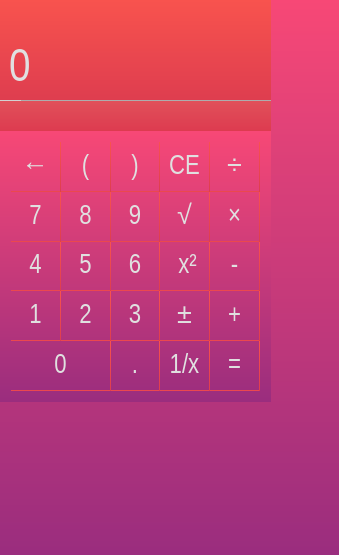
<?xml version="1.0" encoding="UTF-8"?>
<ui version="4.0">
 <class>MainWindow</class>
 <widget class="QMainWindow" name="MainWindow">
  <property name="geometry">
   <rect>
    <x>0</x>
    <y>0</y>
    <width>339</width>
    <height>555</height>
   </rect>
  </property>
  <property name="sizePolicy">
   <sizepolicy hsizetype="Preferred" vsizetype="Preferred">
    <horstretch>0</horstretch>
    <verstretch>0</verstretch>
   </sizepolicy>
  </property>
  <property name="windowTitle">
   <string>MainWindow</string>
  </property>
  <property name="windowIcon">
   <iconset resource="res.qrc">
    <normaloff>:/res/IMG/1.png</normaloff>:/res/IMG/1.png</iconset>
  </property>
  <property name="styleSheet">
   <string notr="true">background-color: qlineargradient(spread:pad, x1:0, y1:1, x2:0, y2:0, stop:0 rgb(154, 45, 126), stop:1 rgb(247, 72, 118));</string>
  </property>
  <widget class="QWidget" name="centralWidget">
   <widget class="QLabel" name="label_result">
    <property name="geometry">
     <rect>
      <x>0</x>
      <y>0</y>
      <width>271</width>
      <height>101</height>
     </rect>
    </property>
    <property name="styleSheet">
     <string notr="true">padding: 35px 0 0 0;
font-size: 47px;
color: #e0e0e0;
qproperty-alignment: AlignRight;
font-family: Arial Narrow;
background-color: qlineargradient(spread:pad, x1:0, y1:1, x2:0, y2:0, stop:0 rgb(222, 61, 79), stop:1 rgb(248, 83, 78));</string>
    </property>
    <property name="text">
     <string>0</string>
    </property>
   </widget>
   <widget class="QLabel" name="label_process">
    <property name="geometry">
     <rect>
      <x>20</x>
      <y>100</y>
      <width>251</width>
      <height>31</height>
     </rect>
    </property>
    <property name="styleSheet">
     <string notr="true">border-top: 1px solid #adadad;
padding: 3px 5px;
 color: #8c8a8a;
font-size: 20px;
font-family: Arial Narrow;
qproperty-alignment: AlignRight; 
background-color: qlineargradient(spread:pad, x1:0, y1:1, x2:0, y2:0, stop:0 rgb(221, 59, 80), stop:1 rgb(225, 81, 90));
</string>
    </property>
    <property name="text">
     <string/>
    </property>
   </widget>
   <widget class="QLabel" name="label_arrows">
    <property name="geometry">
     <rect>
      <x>0</x>
      <y>100</y>
      <width>21</width>
      <height>31</height>
     </rect>
    </property>
    <property name="styleSheet">
     <string notr="true">background-color: qlineargradient(spread:pad, x1:0, y1:1, x2:0, y2:0, stop:0 rgb(221, 59, 80), stop:1 rgb(225, 81, 90));
border-top: 1px solid #d2d2d2;
font-size: 20px;
color: #ffffff;</string>
    </property>
    <property name="text">
     <string/>
    </property>
   </widget>
   <widget class="QWidget" name="layoutWidget">
    <property name="geometry">
     <rect>
      <x>0</x>
      <y>131</y>
      <width>271</width>
      <height>271</height>
     </rect>
    </property>
    <layout class="QGridLayout" name="gridLayout">
     <property name="spacing">
      <number>0</number>
     </property>
     <item row="0" column="0">
      <widget class="QPushButton" name="pushButton_21">
       <property name="sizePolicy">
        <sizepolicy hsizetype="Minimum" vsizetype="Preferred">
         <horstretch>0</horstretch>
         <verstretch>0</verstretch>
        </sizepolicy>
       </property>
       <property name="styleSheet">
        <string notr="true">QPushButton {
font-family: Arial Narrow;; 
  background-color: transparent;
   color: #e0e0e0;
  border-bottom: 1px solid qlineargradient(spread:pad, x1:0, y1:1, x2:0, y2:0, stop:0 rgb(222, 61, 79), stop:1 rgb(248, 83, 78)); 
  border-right: 1px solid qlineargradient(spread:pad, x1:0, y1:1, x2:0, y2:0, stop:0 rgb(222, 61, 79), stop:1 rgb(248, 83, 78)); 
  font-size: 27px;
  border-radius: 0;
  opacity: 0.9;
}

 QPushButton:pressed {
   background-color: rgb(175, 45, 62);
 }</string>
       </property>
       <property name="text">
        <string>←</string>
       </property>
      </widget>
     </item>
     <item row="0" column="1">
      <widget class="QPushButton" name="pushButton_24">
       <property name="sizePolicy">
        <sizepolicy hsizetype="Minimum" vsizetype="Preferred">
         <horstretch>0</horstretch>
         <verstretch>0</verstretch>
        </sizepolicy>
       </property>
       <property name="styleSheet">
        <string notr="true">QPushButton {
font-family: Arial Narrow;; 
  background-color: transparent;
   color: #e0e0e0;
  border-bottom: 1px solid qlineargradient(spread:pad, x1:0, y1:1, x2:0, y2:0, stop:0 rgb(222, 61, 79), stop:1 rgb(248, 83, 78)); 
  border-right: 1px solid qlineargradient(spread:pad, x1:0, y1:1, x2:0, y2:0, stop:0 rgb(222, 61, 79), stop:1 rgb(248, 83, 78)); 
  font-size: 27px;
  border-radius: 0;
  opacity: 0.9;
}

 QPushButton:pressed {
   background-color: rgb(175, 45, 62);
 }</string>
       </property>
       <property name="text">
        <string>(</string>
       </property>
      </widget>
     </item>
     <item row="0" column="2">
      <widget class="QPushButton" name="pushButton_22">
       <property name="sizePolicy">
        <sizepolicy hsizetype="Minimum" vsizetype="Preferred">
         <horstretch>0</horstretch>
         <verstretch>0</verstretch>
        </sizepolicy>
       </property>
       <property name="styleSheet">
        <string notr="true">QPushButton {
font-family: Arial Narrow;; 
  background-color: transparent;
   color: #e0e0e0;
  border-bottom: 1px solid qlineargradient(spread:pad, x1:0, y1:1, x2:0, y2:0, stop:0 rgb(222, 61, 79), stop:1 rgb(248, 83, 78)); 
  border-right: 1px solid qlineargradient(spread:pad, x1:0, y1:1, x2:0, y2:0, stop:0 rgb(222, 61, 79), stop:1 rgb(248, 83, 78)); 
  font-size: 27px;
  border-radius: 0;
  opacity: 0.9;
}

 QPushButton:pressed {
   background-color: rgb(175, 45, 62);
 }</string>
       </property>
       <property name="text">
        <string>)</string>
       </property>
      </widget>
     </item>
     <item row="0" column="3">
      <widget class="QPushButton" name="pushButton_23">
       <property name="sizePolicy">
        <sizepolicy hsizetype="Minimum" vsizetype="Preferred">
         <horstretch>0</horstretch>
         <verstretch>0</verstretch>
        </sizepolicy>
       </property>
       <property name="styleSheet">
        <string notr="true">QPushButton {
font-family: Arial Narrow;; 
  background-color: transparent;
   color: #e0e0e0;
  border-bottom: 1px solid qlineargradient(spread:pad, x1:0, y1:1, x2:0, y2:0, stop:0 rgb(222, 61, 79), stop:1 rgb(248, 83, 78)); 
  border-right: 1px solid qlineargradient(spread:pad, x1:0, y1:1, x2:0, y2:0, stop:0 rgb(222, 61, 79), stop:1 rgb(248, 83, 78)); 
  font-size: 27px;
  border-radius: 0;
  opacity: 0.9;
}

 QPushButton:pressed {
   background-color: rgb(175, 45, 62);
 }</string>
       </property>
       <property name="text">
        <string>CE</string>
       </property>
      </widget>
     </item>
     <item row="0" column="4">
      <widget class="QPushButton" name="pushButton_4">
       <property name="sizePolicy">
        <sizepolicy hsizetype="Minimum" vsizetype="Preferred">
         <horstretch>0</horstretch>
         <verstretch>0</verstretch>
        </sizepolicy>
       </property>
       <property name="styleSheet">
        <string notr="true">QPushButton {
font-family: Arial Narrow;; 
  background-color: transparent;
   color: #e0e0e0;
  border-bottom: 1px solid qlineargradient(spread:pad, x1:0, y1:1, x2:0, y2:0, stop:0 rgb(222, 61, 79), stop:1 rgb(248, 83, 78)); 
  border-right: 1px solid qlineargradient(spread:pad, x1:0, y1:1, x2:0, y2:0, stop:0 rgb(222, 61, 79), stop:1 rgb(248, 83, 78)); 
  font-size: 27px;
  border-radius: 0;
  opacity: 0.9;
}

 QPushButton:pressed {
   background-color: rgb(175, 45, 62);
 }</string>
       </property>
       <property name="text">
        <string>÷</string>
       </property>
      </widget>
     </item>
     <item row="1" column="0">
      <widget class="QPushButton" name="pushButton_5">
       <property name="sizePolicy">
        <sizepolicy hsizetype="Minimum" vsizetype="Preferred">
         <horstretch>0</horstretch>
         <verstretch>0</verstretch>
        </sizepolicy>
       </property>
       <property name="styleSheet">
        <string notr="true">QPushButton {
font-family: Arial Narrow;; 
  background-color: transparent;
   color: #e0e0e0;
  border-bottom: 1px solid qlineargradient(spread:pad, x1:0, y1:1, x2:0, y2:0, stop:0 rgb(222, 61, 79), stop:1 rgb(248, 83, 78)); 
  border-right: 1px solid qlineargradient(spread:pad, x1:0, y1:1, x2:0, y2:0, stop:0 rgb(222, 61, 79), stop:1 rgb(248, 83, 78)); 
  font-size: 27px;
  border-radius: 0;
  opacity: 0.9;
}

 QPushButton:pressed {
   background-color: rgb(175, 45, 62);
 }</string>
       </property>
       <property name="text">
        <string>7</string>
       </property>
      </widget>
     </item>
     <item row="1" column="1">
      <widget class="QPushButton" name="pushButton_8">
       <property name="sizePolicy">
        <sizepolicy hsizetype="Minimum" vsizetype="Preferred">
         <horstretch>0</horstretch>
         <verstretch>0</verstretch>
        </sizepolicy>
       </property>
       <property name="styleSheet">
        <string notr="true">QPushButton {
font-family: Arial Narrow;; 
  background-color: transparent;
   color: #e0e0e0;
  border-bottom: 1px solid qlineargradient(spread:pad, x1:0, y1:1, x2:0, y2:0, stop:0 rgb(222, 61, 79), stop:1 rgb(248, 83, 78)); 
  border-right: 1px solid qlineargradient(spread:pad, x1:0, y1:1, x2:0, y2:0, stop:0 rgb(222, 61, 79), stop:1 rgb(248, 83, 78)); 
  font-size: 27px;
  border-radius: 0;
  opacity: 0.9;
}

 QPushButton:pressed {
   background-color: rgb(175, 45, 62);
 }</string>
       </property>
       <property name="text">
        <string>8</string>
       </property>
      </widget>
     </item>
     <item row="1" column="2">
      <widget class="QPushButton" name="pushButton_6">
       <property name="sizePolicy">
        <sizepolicy hsizetype="Minimum" vsizetype="Preferred">
         <horstretch>0</horstretch>
         <verstretch>0</verstretch>
        </sizepolicy>
       </property>
       <property name="styleSheet">
        <string notr="true">QPushButton {
font-family: Arial Narrow;; 
  background-color: transparent;
   color: #e0e0e0;
  border-bottom: 1px solid qlineargradient(spread:pad, x1:0, y1:1, x2:0, y2:0, stop:0 rgb(222, 61, 79), stop:1 rgb(248, 83, 78)); 
  border-right: 1px solid qlineargradient(spread:pad, x1:0, y1:1, x2:0, y2:0, stop:0 rgb(222, 61, 79), stop:1 rgb(248, 83, 78)); 
  font-size: 27px;
  border-radius: 0;
  opacity: 0.9;
}

 QPushButton:pressed {
   background-color: rgb(175, 45, 62);
 }</string>
       </property>
       <property name="text">
        <string>9</string>
       </property>
      </widget>
     </item>
     <item row="1" column="3">
      <widget class="QPushButton" name="pushButton_2">
       <property name="sizePolicy">
        <sizepolicy hsizetype="Minimum" vsizetype="Preferred">
         <horstretch>0</horstretch>
         <verstretch>0</verstretch>
        </sizepolicy>
       </property>
       <property name="styleSheet">
        <string notr="true">QPushButton {
font-family: Arial Narrow;; 
  background-color: transparent;
   color: #e0e0e0;
  border-bottom: 1px solid qlineargradient(spread:pad, x1:0, y1:1, x2:0, y2:0, stop:0 rgb(222, 61, 79), stop:1 rgb(248, 83, 78)); 
  border-right: 1px solid qlineargradient(spread:pad, x1:0, y1:1, x2:0, y2:0, stop:0 rgb(222, 61, 79), stop:1 rgb(248, 83, 78)); 
  font-size: 27px;
  border-radius: 0;
  opacity: 0.9;
}

 QPushButton:pressed {
   background-color: rgb(175, 45, 62);
 }</string>
       </property>
       <property name="text">
        <string>√</string>
       </property>
      </widget>
     </item>
     <item row="1" column="4">
      <widget class="QPushButton" name="pushButton_7">
       <property name="sizePolicy">
        <sizepolicy hsizetype="Minimum" vsizetype="Preferred">
         <horstretch>0</horstretch>
         <verstretch>0</verstretch>
        </sizepolicy>
       </property>
       <property name="styleSheet">
        <string notr="true">QPushButton {
font-family: Arial Narrow;; 
  background-color: transparent;
   color: #e0e0e0;
  border-bottom: 1px solid qlineargradient(spread:pad, x1:0, y1:1, x2:0, y2:0, stop:0 rgb(222, 61, 79), stop:1 rgb(248, 83, 78)); 
  border-right: 1px solid qlineargradient(spread:pad, x1:0, y1:1, x2:0, y2:0, stop:0 rgb(222, 61, 79), stop:1 rgb(248, 83, 78)); 
  font-size: 27px;
  border-radius: 0;
  opacity: 0.9;
}

 QPushButton:pressed {
   background-color: rgb(175, 45, 62);
 }</string>
       </property>
       <property name="text">
        <string>×</string>
       </property>
      </widget>
     </item>
     <item row="2" column="0">
      <widget class="QPushButton" name="pushButton_9">
       <property name="sizePolicy">
        <sizepolicy hsizetype="Minimum" vsizetype="Preferred">
         <horstretch>0</horstretch>
         <verstretch>0</verstretch>
        </sizepolicy>
       </property>
       <property name="styleSheet">
        <string notr="true">QPushButton {
font-family: Arial Narrow;; 
  background-color: transparent;
   color: #e0e0e0;
  border-bottom: 1px solid qlineargradient(spread:pad, x1:0, y1:1, x2:0, y2:0, stop:0 rgb(222, 61, 79), stop:1 rgb(248, 83, 78)); 
  border-right: 1px solid qlineargradient(spread:pad, x1:0, y1:1, x2:0, y2:0, stop:0 rgb(222, 61, 79), stop:1 rgb(248, 83, 78)); 
  font-size: 27px;
  border-radius: 0;
  opacity: 0.9;
}

 QPushButton:pressed {
   background-color: rgb(175, 45, 62);
 }</string>
       </property>
       <property name="text">
        <string>4</string>
       </property>
      </widget>
     </item>
     <item row="2" column="1">
      <widget class="QPushButton" name="pushButton_12">
       <property name="sizePolicy">
        <sizepolicy hsizetype="Minimum" vsizetype="Preferred">
         <horstretch>0</horstretch>
         <verstretch>0</verstretch>
        </sizepolicy>
       </property>
       <property name="styleSheet">
        <string notr="true">QPushButton {
font-family: Arial Narrow;; 
  background-color: transparent;
   color: #e0e0e0;
  border-bottom: 1px solid qlineargradient(spread:pad, x1:0, y1:1, x2:0, y2:0, stop:0 rgb(222, 61, 79), stop:1 rgb(248, 83, 78)); 
  border-right: 1px solid qlineargradient(spread:pad, x1:0, y1:1, x2:0, y2:0, stop:0 rgb(222, 61, 79), stop:1 rgb(248, 83, 78)); 
  font-size: 27px;
  border-radius: 0;
  opacity: 0.9;
}

 QPushButton:pressed {
   background-color: rgb(175, 45, 62);
 }</string>
       </property>
       <property name="text">
        <string>5</string>
       </property>
      </widget>
     </item>
     <item row="2" column="2">
      <widget class="QPushButton" name="pushButton_10">
       <property name="sizePolicy">
        <sizepolicy hsizetype="Minimum" vsizetype="Preferred">
         <horstretch>0</horstretch>
         <verstretch>0</verstretch>
        </sizepolicy>
       </property>
       <property name="styleSheet">
        <string notr="true">QPushButton {
font-family: Arial Narrow;; 
  background-color: transparent;
   color: #e0e0e0;
  border-bottom: 1px solid qlineargradient(spread:pad, x1:0, y1:1, x2:0, y2:0, stop:0 rgb(222, 61, 79), stop:1 rgb(248, 83, 78)); 
  border-right: 1px solid qlineargradient(spread:pad, x1:0, y1:1, x2:0, y2:0, stop:0 rgb(222, 61, 79), stop:1 rgb(248, 83, 78)); 
  font-size: 27px;
  border-radius: 0;
  opacity: 0.9;
}

 QPushButton:pressed {
   background-color: rgb(175, 45, 62);
 }</string>
       </property>
       <property name="text">
        <string>6</string>
       </property>
      </widget>
     </item>
     <item row="2" column="3">
      <widget class="QPushButton" name="pushButton_1">
       <property name="sizePolicy">
        <sizepolicy hsizetype="Minimum" vsizetype="Preferred">
         <horstretch>0</horstretch>
         <verstretch>0</verstretch>
        </sizepolicy>
       </property>
       <property name="styleSheet">
        <string notr="true">QPushButton {
font-family: Arial Narrow;; 
  background-color: transparent;
   color: #e0e0e0;
  border-bottom: 1px solid qlineargradient(spread:pad, x1:0, y1:1, x2:0, y2:0, stop:0 rgb(222, 61, 79), stop:1 rgb(248, 83, 78)); 
  border-right: 1px solid qlineargradient(spread:pad, x1:0, y1:1, x2:0, y2:0, stop:0 rgb(222, 61, 79), stop:1 rgb(248, 83, 78)); 
  font-size: 27px;
  border-radius: 0;
  opacity: 0.9;
}

 QPushButton:pressed {
   background-color: rgb(175, 45, 62);
 }</string>
       </property>
       <property name="text">
        <string> x²</string>
       </property>
      </widget>
     </item>
     <item row="2" column="4">
      <widget class="QPushButton" name="pushButton_11">
       <property name="sizePolicy">
        <sizepolicy hsizetype="Minimum" vsizetype="Preferred">
         <horstretch>0</horstretch>
         <verstretch>0</verstretch>
        </sizepolicy>
       </property>
       <property name="styleSheet">
        <string notr="true">QPushButton {
font-family: Arial Narrow;; 
  background-color: transparent;
   color: #e0e0e0;
  border-bottom: 1px solid qlineargradient(spread:pad, x1:0, y1:1, x2:0, y2:0, stop:0 rgb(222, 61, 79), stop:1 rgb(248, 83, 78)); 
  border-right: 1px solid qlineargradient(spread:pad, x1:0, y1:1, x2:0, y2:0, stop:0 rgb(222, 61, 79), stop:1 rgb(248, 83, 78)); 
  font-size: 27px;
  border-radius: 0;
  opacity: 0.9;
}

 QPushButton:pressed {
   background-color: rgb(175, 45, 62);
 }</string>
       </property>
       <property name="text">
        <string>-</string>
       </property>
      </widget>
     </item>
     <item row="3" column="0">
      <widget class="QPushButton" name="pushButton_13">
       <property name="sizePolicy">
        <sizepolicy hsizetype="Minimum" vsizetype="Preferred">
         <horstretch>0</horstretch>
         <verstretch>0</verstretch>
        </sizepolicy>
       </property>
       <property name="styleSheet">
        <string notr="true">QPushButton {
font-family: Arial Narrow;; 
  background-color: transparent;
   color: #e0e0e0;
  border-bottom: 1px solid qlineargradient(spread:pad, x1:0, y1:1, x2:0, y2:0, stop:0 rgb(222, 61, 79), stop:1 rgb(248, 83, 78)); 
  border-right: 1px solid qlineargradient(spread:pad, x1:0, y1:1, x2:0, y2:0, stop:0 rgb(222, 61, 79), stop:1 rgb(248, 83, 78)); 
  font-size: 27px;
  border-radius: 0;
  opacity: 0.9;
}

 QPushButton:pressed {
   background-color: rgb(175, 45, 62);
 }</string>
       </property>
       <property name="text">
        <string>1</string>
       </property>
      </widget>
     </item>
     <item row="3" column="1">
      <widget class="QPushButton" name="pushButton_16">
       <property name="sizePolicy">
        <sizepolicy hsizetype="Minimum" vsizetype="Preferred">
         <horstretch>0</horstretch>
         <verstretch>0</verstretch>
        </sizepolicy>
       </property>
       <property name="styleSheet">
        <string notr="true">QPushButton {
font-family: Arial Narrow;; 
  background-color: transparent;
   color: #e0e0e0;
  border-bottom: 1px solid qlineargradient(spread:pad, x1:0, y1:1, x2:0, y2:0, stop:0 rgb(222, 61, 79), stop:1 rgb(248, 83, 78)); 
  border-right: 1px solid qlineargradient(spread:pad, x1:0, y1:1, x2:0, y2:0, stop:0 rgb(222, 61, 79), stop:1 rgb(248, 83, 78)); 
  font-size: 27px;
  border-radius: 0;
  opacity: 0.9;
}

 QPushButton:pressed {
   background-color: rgb(175, 45, 62);
 }</string>
       </property>
       <property name="text">
        <string>2</string>
       </property>
      </widget>
     </item>
     <item row="3" column="2">
      <widget class="QPushButton" name="pushButton_14">
       <property name="sizePolicy">
        <sizepolicy hsizetype="Minimum" vsizetype="Preferred">
         <horstretch>0</horstretch>
         <verstretch>0</verstretch>
        </sizepolicy>
       </property>
       <property name="styleSheet">
        <string notr="true">QPushButton {
font-family: Arial Narrow;; 
  background-color: transparent;
   color: #e0e0e0;
  border-bottom: 1px solid qlineargradient(spread:pad, x1:0, y1:1, x2:0, y2:0, stop:0 rgb(222, 61, 79), stop:1 rgb(248, 83, 78)); 
  border-right: 1px solid qlineargradient(spread:pad, x1:0, y1:1, x2:0, y2:0, stop:0 rgb(222, 61, 79), stop:1 rgb(248, 83, 78)); 
  font-size: 27px;
  border-radius: 0;
  opacity: 0.9;
}

 QPushButton:pressed {
   background-color: rgb(175, 45, 62);
 }</string>
       </property>
       <property name="text">
        <string>3</string>
       </property>
      </widget>
     </item>
     <item row="3" column="3">
      <widget class="QPushButton" name="pushButton_3">
       <property name="sizePolicy">
        <sizepolicy hsizetype="Minimum" vsizetype="Preferred">
         <horstretch>0</horstretch>
         <verstretch>0</verstretch>
        </sizepolicy>
       </property>
       <property name="styleSheet">
        <string notr="true">QPushButton {
font-family: Arial Narrow;; 
  background-color: transparent;
   color: #e0e0e0;
  border-bottom: 1px solid qlineargradient(spread:pad, x1:0, y1:1, x2:0, y2:0, stop:0 rgb(222, 61, 79), stop:1 rgb(248, 83, 78)); 
  border-right: 1px solid qlineargradient(spread:pad, x1:0, y1:1, x2:0, y2:0, stop:0 rgb(222, 61, 79), stop:1 rgb(248, 83, 78)); 
  font-size: 27px;
  border-radius: 0;
  opacity: 0.9;
}

 QPushButton:pressed {
   background-color: rgb(175, 45, 62);
 }</string>
       </property>
       <property name="text">
        <string>±</string>
       </property>
      </widget>
     </item>
     <item row="3" column="4">
      <widget class="QPushButton" name="pushButton_15">
       <property name="sizePolicy">
        <sizepolicy hsizetype="Minimum" vsizetype="Preferred">
         <horstretch>0</horstretch>
         <verstretch>0</verstretch>
        </sizepolicy>
       </property>
       <property name="styleSheet">
        <string notr="true">QPushButton {
font-family: Arial Narrow;; 
  background-color: transparent;
   color: #e0e0e0;
  border-bottom: 1px solid qlineargradient(spread:pad, x1:0, y1:1, x2:0, y2:0, stop:0 rgb(222, 61, 79), stop:1 rgb(248, 83, 78)); 
  border-right: 1px solid qlineargradient(spread:pad, x1:0, y1:1, x2:0, y2:0, stop:0 rgb(222, 61, 79), stop:1 rgb(248, 83, 78)); 
  font-size: 27px;
  border-radius: 0;
  opacity: 0.9;
}

 QPushButton:pressed {
   background-color: rgb(175, 45, 62);
 }</string>
       </property>
       <property name="text">
        <string>+</string>
       </property>
      </widget>
     </item>
     <item row="4" column="2">
      <widget class="QPushButton" name="pushButton_18">
       <property name="sizePolicy">
        <sizepolicy hsizetype="Minimum" vsizetype="Preferred">
         <horstretch>0</horstretch>
         <verstretch>0</verstretch>
        </sizepolicy>
       </property>
       <property name="styleSheet">
        <string notr="true">QPushButton {
font-family: Arial Narrow;; 
  background-color: transparent;
   color: #e0e0e0;
  border-bottom: 1px solid qlineargradient(spread:pad, x1:0, y1:1, x2:0, y2:0, stop:0 rgb(222, 61, 79), stop:1 rgb(248, 83, 78)); 
  border-right: 1px solid qlineargradient(spread:pad, x1:0, y1:1, x2:0, y2:0, stop:0 rgb(222, 61, 79), stop:1 rgb(248, 83, 78)); 
  font-size: 27px;
  border-radius: 0;
  opacity: 0.9;
}

 QPushButton:pressed {
   background-color: rgb(175, 45, 62);
 }</string>
       </property>
       <property name="text">
        <string>.</string>
       </property>
      </widget>
     </item>
     <item row="4" column="3">
      <widget class="QPushButton" name="pushButton_20">
       <property name="sizePolicy">
        <sizepolicy hsizetype="Minimum" vsizetype="Preferred">
         <horstretch>0</horstretch>
         <verstretch>0</verstretch>
        </sizepolicy>
       </property>
       <property name="styleSheet">
        <string notr="true">QPushButton {
font-family: Arial Narrow;; 
  background-color: transparent;
   color: #e0e0e0;
  border-bottom: 1px solid qlineargradient(spread:pad, x1:0, y1:1, x2:0, y2:0, stop:0 rgb(222, 61, 79), stop:1 rgb(248, 83, 78)); 
  border-right: 1px solid qlineargradient(spread:pad, x1:0, y1:1, x2:0, y2:0, stop:0 rgb(222, 61, 79), stop:1 rgb(248, 83, 78)); 
  font-size: 27px;
  border-radius: 0;
  opacity: 0.9;
}

 QPushButton:pressed {
   background-color: rgb(175, 45, 62);
 }</string>
       </property>
       <property name="text">
        <string>1/x</string>
       </property>
      </widget>
     </item>
     <item row="4" column="4">
      <widget class="QPushButton" name="pushButton_19">
       <property name="sizePolicy">
        <sizepolicy hsizetype="Minimum" vsizetype="Preferred">
         <horstretch>0</horstretch>
         <verstretch>0</verstretch>
        </sizepolicy>
       </property>
       <property name="styleSheet">
        <string notr="true">QPushButton {
font-family: Arial Narrow;; 
  background-color: transparent;
   color: #e0e0e0;
  border-bottom: 1px solid qlineargradient(spread:pad, x1:0, y1:1, x2:0, y2:0, stop:0 rgb(222, 61, 79), stop:1 rgb(248, 83, 78)); 
  border-right: 1px solid qlineargradient(spread:pad, x1:0, y1:1, x2:0, y2:0, stop:0 rgb(222, 61, 79), stop:1 rgb(248, 83, 78)); 
  font-size: 27px;
  border-radius: 0;
  opacity: 0.9;
}

 QPushButton:pressed {
   background-color: rgb(175, 45, 62);
 }</string>
       </property>
       <property name="text">
        <string>=</string>
       </property>
      </widget>
     </item>
     <item row="4" column="0" colspan="2">
      <widget class="QPushButton" name="pushButton_17">
       <property name="sizePolicy">
        <sizepolicy hsizetype="Minimum" vsizetype="Preferred">
         <horstretch>0</horstretch>
         <verstretch>0</verstretch>
        </sizepolicy>
       </property>
       <property name="styleSheet">
        <string notr="true">QPushButton {
font-family: Arial Narrow;; 
  background-color: transparent;
   color: #e0e0e0;
  border-bottom: 1px solid qlineargradient(spread:pad, x1:0, y1:1, x2:0, y2:0, stop:0 rgb(222, 61, 79), stop:1 rgb(248, 83, 78)); 
  border-right: 1px solid qlineargradient(spread:pad, x1:0, y1:1, x2:0, y2:0, stop:0 rgb(222, 61, 79), stop:1 rgb(248, 83, 78)); 
  font-size: 27px;
  border-radius: 0;
  opacity: 0.9;
}

 QPushButton:pressed {
   background-color: rgb(175, 45, 62);
 }</string>
       </property>
       <property name="text">
        <string>0</string>
       </property>
      </widget>
     </item>
    </layout>
   </widget>
  </widget>
 </widget>
 <layoutdefault spacing="6" margin="11"/>
 <resources>
  <include location="res.qrc"/>
 </resources>
 <connections/>
</ui>
